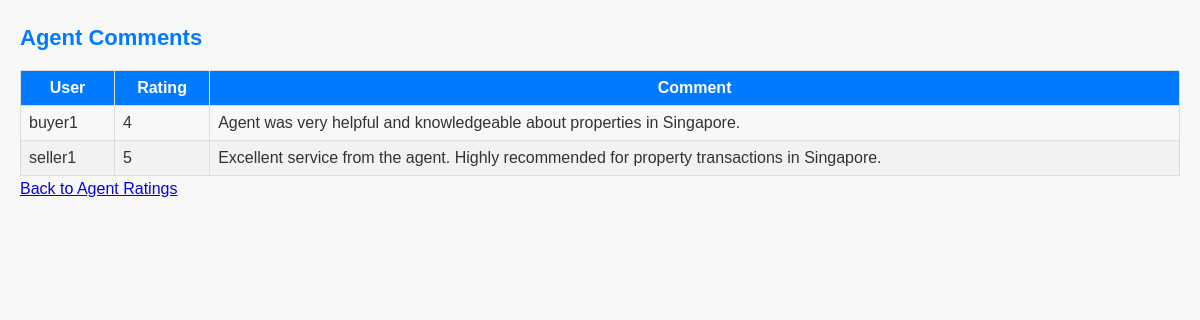
Page /buyer/agent_comments.php?agent_id=2 on the committed database.
### tables this page shows
CREATE TABLE Reviews (
    review_id INT AUTO_INCREMENT PRIMARY KEY,
    user_id INT,
    agent_id INT,
    rating INT CHECK (rating >= 1 AND rating <= 5),
    comments TEXT,
    review_timestamp TIMESTAMP DEFAULT CURRENT_TIMESTAMP,
    FOREIGN KEY (user_id) REFERENCES Users(user_id) ON DELETE CASCADE,
    FOREIGN KEY (agent_id) REFERENCES Users(user_id) ON DELETE SET NULL
);

CREATE TABLE Users (
    user_id INT AUTO_INCREMENT PRIMARY KEY,
    username VARCHAR(255) NOT NULL UNIQUE,
    password VARCHAR(255) NOT NULL,
    role ENUM('System Administrator', 'Real Estate Agent', 'Buyer', 'Seller') NOT NULL,
    email VARCHAR(255),
    phone VARCHAR(20),
    is_active BOOLEAN DEFAULT TRUE,
    last_login TIMESTAMP,
    created_at TIMESTAMP DEFAULT CURRENT_TIMESTAMP
);

### buyer/agent_comments.php (the view, shortened to what this page needs)
<?php
$servername = "localhost";
$username = "root";
$password = "";
$dbname = "res";
$conn = new mysqli($servername, $username, $password, $dbname);
if (isset($_GET['agent_id'])) {
    $agent_id = $_GET['agent_id'];
    $sql = "SELECT u.username, r.rating, r.comments
            FROM Reviews r
            INNER JOIN Users u ON r.user_id = u.user_id
            WHERE r.agent_id = $agent_id";
    $result = $conn->query($sql);
    if ($result->num_rows > 0) {
        echo "<h2>Agent Comments</h2>";
        echo "<table>";
        echo "<thead><tr><th>User</th><th>Rating</th><th>Comment</th></tr></thead>";
        echo "<tbody>";
        while ($row = $result->fetch_assoc()) {
            echo "<tr>";
            echo "<td>{$row['username']}</td>";
            echo "<td>{$row['rating']}</td>";
            echo "<td>{$row['comments']}</td>";
            echo "</tr>";
        }
        echo "</tbody>";
        echo "</table>";
    } else {
        echo "No comments found for this agent.";
    }
} else {
    echo "Agent ID not specified.";
}
?>
<!DOCTYPE html>
<html lang="en">
<head>
    <link rel="stylesheet" href="buyer.css">
    <a href="agent_ratings.php">Back to Agent Ratings</a>
</head>

### buyer/buyer.css (style rules this page uses)
body, h1, h2, h3, p, ul, li, table, th, td { margin: 0; padding: 0; }
h2 { color: #007bff; font-size: 22px; margin-bottom: 15px; }
table { width: 100%; border-collapse: collapse; }
th, td { border: 1px solid #ddd; padding: 8px; }
th { background-color: #007bff; color: #fff; }
tbody tr:nth-child(even) { background-color: #f2f2f2; }

### rows in the picture
reviews: user.username "buyer1", rating "4", comments "Agent was very helpful and knowledgeable about properties in Singapore."
reviews: user.username "seller1", rating "5", comments "Excellent service from the agent. Highly recommended for property transactions in Singapore."
